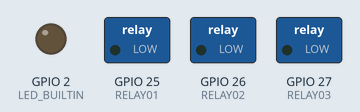
This program was run on a simulated ESP32. Shown: switched loads named in the program (green lamp = pin HIGH), output pins drawn as LEDs (lit = HIGH). What the program prints to the serial monitor is not drawn.

Above: at 1.0 s.
At 3.0 s:
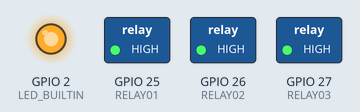
Timing chart, 0 to 6.9 s (numbered marks = the images above):
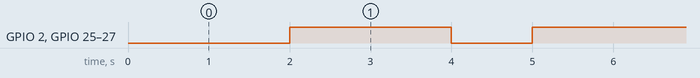

Measured:
- by itself, GPIO 2 (LED_BUILTIN), GPIO 25 (RELAY01), GPIO 26 (RELAY02), GPIO 27 (RELAY03): alternates HIGH for 2.0 s and LOW for 1.0 s

The program:

main.cpp
```cpp
#include <Arduino.h>

#define RELAY01 25
#define RELAY02 26
#define RELAY03 27


void setup() {
    Serial.begin(9600);

    pinMode(RELAY01, OUTPUT);
    pinMode(RELAY02, OUTPUT);
    pinMode(RELAY03, OUTPUT);
    pinMode(LED_BUILTIN, OUTPUT);

}

void loop() {
    Serial.println("Hello world!");
    delay(1000);

    digitalWrite(RELAY01, LOW);
    digitalWrite(RELAY02, LOW);
    digitalWrite(RELAY03, LOW);
    digitalWrite(LED_BUILTIN, LOW);
    delay(1000);

    // turn the LED off
    digitalWrite(RELAY01, HIGH);
    digitalWrite(RELAY02, HIGH);
    digitalWrite(RELAY03, HIGH);
    digitalWrite(LED_BUILTIN, HIGH);
    delay(1000);

}
```
